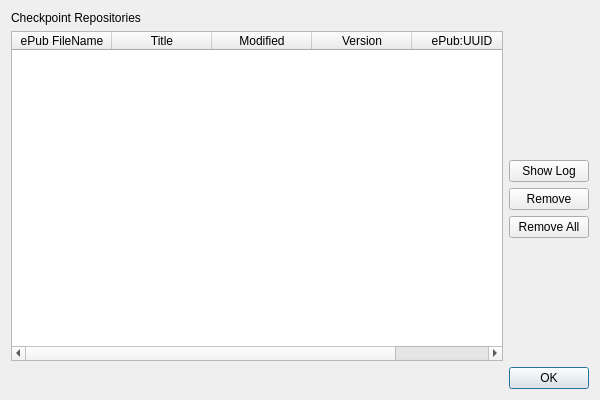
<?xml version="1.0" encoding="UTF-8"?>
<ui version="4.0">
 <class>ManageRepos</class>
 <widget class="QDialog" name="ManageRepos">
  <property name="geometry">
   <rect>
    <x>0</x>
    <y>0</y>
    <width>600</width>
    <height>400</height>
   </rect>
  </property>
  <property name="windowTitle">
   <string>Manage Checkpoint Repositories</string>
  </property>
  <layout class="QVBoxLayout" name="verticalLayout_2">
   <item>
    <layout class="QGridLayout" name="gridLayout_2" columnstretch="1,0">
     <item row="0" column="0">
      <widget class="QLabel" name="label">
       <property name="text">
        <string>Checkpoint Repositories</string>
       </property>
      </widget>
     </item>
     <item row="1" column="0" rowspan="5">
      <widget class="QTableWidget" name="repoTable">
       <property name="sizePolicy">
        <sizepolicy hsizetype="Expanding" vsizetype="Expanding">
         <horstretch>0</horstretch>
         <verstretch>1</verstretch>
        </sizepolicy>
       </property>
       <property name="editTriggers">
        <set>QAbstractItemView::NoEditTriggers</set>
       </property>
       <property name="alternatingRowColors">
        <bool>true</bool>
       </property>
       <property name="selectionMode">
        <enum>QAbstractItemView::SingleSelection</enum>
       </property>
       <property name="selectionBehavior">
        <enum>QAbstractItemView::SelectRows</enum>
       </property>
       <property name="wordWrap">
        <bool>true</bool>
       </property>
       <property name="cornerButtonEnabled">
        <bool>true</bool>
       </property>
       <attribute name="horizontalHeaderCascadingSectionResizes">
        <bool>true</bool>
       </attribute>
       <attribute name="horizontalHeaderHighlightSections">
        <bool>false</bool>
       </attribute>
       <attribute name="horizontalHeaderShowSortIndicator" stdset="0">
        <bool>false</bool>
       </attribute>
       <attribute name="verticalHeaderVisible">
        <bool>false</bool>
       </attribute>
       <attribute name="verticalHeaderCascadingSectionResizes">
        <bool>true</bool>
       </attribute>
       <column>
        <property name="text">
         <string>ePub FileName</string>
        </property>
       </column>
       <column>
        <property name="text">
         <string>Title</string>
        </property>
       </column>
       <column>
        <property name="text">
         <string>Modified</string>
        </property>
       </column>
       <column>
        <property name="text">
         <string>Version</string>
        </property>
       </column>
       <column>
        <property name="text">
         <string>ePub:UUID</string>
        </property>
       </column>
      </widget>
     </item>

     <item row="1" column="1">
      <spacer name="verticalSpacer">
       <property name="orientation">
        <enum>Qt::Vertical</enum>
       </property>
       <property name="sizeHint" stdset="0">
        <size>
         <width>20</width>
         <height>40</height>
        </size>
       </property>
      </spacer>
     </item>

     <item row="2" column="1">
      <widget class="QPushButton" name="logButton">
       <property name="text">
        <string>Show Log</string>
       </property>
      </widget>
     </item>

     <item row="3" column="1">
      <widget class="QPushButton" name="removeButton">
       <property name="text">
        <string>Remove</string>
       </property>
      </widget>
     </item>

     <item row="4" column="1">
      <widget class="QPushButton" name="removeAllButton">
       <property name="text">
        <string>Remove All</string>
       </property>
      </widget>
     </item>

     <item row="5" column="1">
      <spacer name="verticalSpacer_2">
       <property name="orientation">
        <enum>Qt::Vertical</enum>
       </property>
       <property name="sizeHint" stdset="0">
        <size>
         <width>20</width>
         <height>40</height>
        </size>
       </property>
      </spacer>
     </item>

    </layout>
   </item>

   <item>
    <widget class="QDialogButtonBox" name="buttonBox">
     <property name="orientation">
      <enum>Qt::Horizontal</enum>
     </property>
     <property name="standardButtons">
      <set>QDialogButtonBox::Ok</set>
     </property>
    </widget>
   </item>

  </layout>
 </widget>

 <layoutdefault spacing="6" margin="11"/>
 <resources/>
 <connections>
  <connection>
   <sender>buttonBox</sender>
   <signal>accepted()</signal>
   <receiver>ManageRepos</receiver>
   <slot>accept()</slot>
   <hints>
    <hint type="sourcelabel">
     <x>257</x>
     <y>290</y>
    </hint>
    <hint type="destinationlabel">
     <x>157</x>
     <y>274</y>
    </hint>
   </hints>
  </connection>
 </connections>
</ui>
